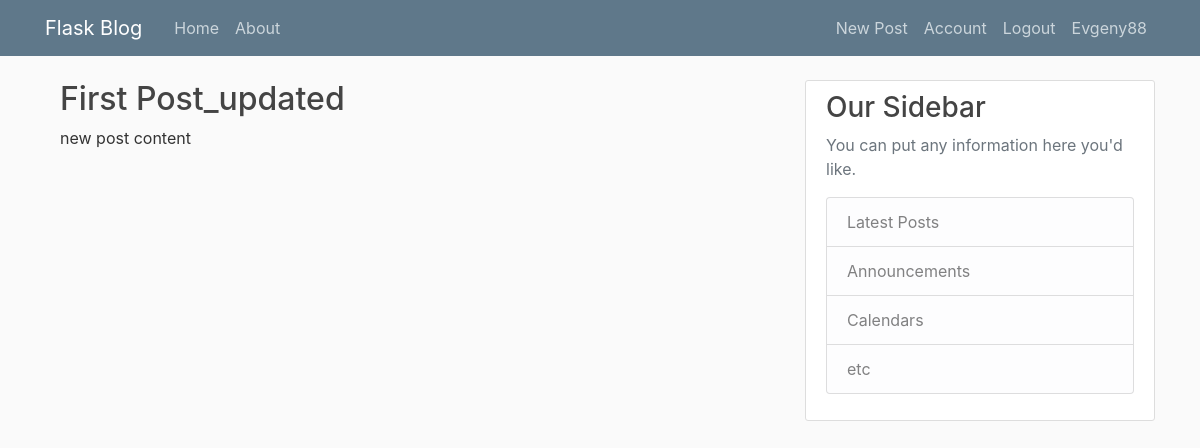
The app's page /post/1 (signed in) with its own data.
### flaskblog/models.py (models this page shows, shortened)
class User(db.Model,UserMixin):
	id = db.Column(db.Integer(),primary_key = True)
	username = db.Column(db.String(20), unique = True, nullable = False)
	email = db.Column(db.String(120), unique = True, nullable = False)
	password = db.Column(db.String(60), nullable = False)
	image_file = db.Column(db.String(20), nullable = False, default='default.jpg')
	posts = db.relationship('Post', backref = 'autor', lazy = True)

class Post(db.Model):
	id = db.Column(db.Integer(),primary_key = True)
	title = db.Column(db.String(100), nullable= False)
	created = db.Column(db.DateTime, nullable = False, default = datetime.now())
	content = db.Column(db.Text, nullable = False)
	user_id = db.Column(db.Integer, db.ForeignKey('user.id'), nullable = False)

### flaskblog/posts/routes.py (the view)
@posts.route('/post/<int:post_id>')
def post(post_id):
	post = Post.query.get_or_404(post_id)
	return render_template('post.html', title = post.title, post = post)

### flaskblog/models.py (called while the page is built)
@login_manager.user_loader
def load_user(user_id):
	return User.query.get(int(user_id))

### flaskblog/Templates/post.html (shortened to what this page needs)
{% extends "layout.html" %}
{% block content %}
	<div class="container">
		<article class="media content section">
			<div class="media-body">
				<h2>{{ post.title }}</h2>
				<p class="article-content">{{ post.content }}</p>
			</div>
		</article>
	</div>
{% endblock content %}

### flaskblog/Templates/layout.html (shortened to what this page needs)
<!DOCTYPE html>
<html>
<head>
    <link rel="stylesheet" href="https://maxcdn.bootstrapcdn.com/bootstrap/4.0.0/css/bootstrap.min.css">
    <link rel="stylesheet" type="text/css" href="{{ url_for('static', filename = 'main.css') }}">
</head>
<body>
    <header class="site-header">
      <nav class="navbar navbar-expand-md navbar-dark bg-steel fixed-top">
        <div class="container">
          <a class="navbar-brand mr-4" href="/">Flask Blog</a>
          <div class="collapse navbar-collapse" id="navbarToggle">
            <div class="navbar-nav mr-auto">
              <a class="nav-item nav-link" href="{{ url_for('main.index') }}">Home</a>
              <a class="nav-item nav-link" href="{{ url_for('main.about') }}">About</a>
            </div>
            <div class="navbar-nav">
	            {% if current_user.is_authenticated %}
	              <a class="nav-item nav-link" href="{{ url_for('posts.new_post') }}">New Post</a>
	              <a class="nav-item nav-link" href="{{ url_for('users.account') }}">Account</a>
	              <a class="nav-item nav-link" href="{{ url_for('users.logout') }}">Logout</a>
	              <a class="nav-item nav-link">{{ current_user.username }}</a>
	            {% else %}
	              <a class="nav-item nav-link" href="{{ url_for('users.login') }}">Login</a>
	              <a class="nav-item nav-link" href="{{ url_for('users.register') }}">Register</a>
	            {% endif %}
            </div>
          </div>
        </div>
      </nav>
    </header>
	<main role="main" class="container">
		<div class="row">
			<div class="col-md-8">
			  {% block content %}{% endblock %}
			</div>
			<div class="col-md-4">
			  <div class="content-section">
			    <h3>Our Sidebar</h3>
			    <p class='text-muted'>You can put any information here you'd like.
			      <ul class="list-group">
			        <li class="list-group-item list-group-item-light">Latest Posts</li>
			        <li class="list-group-item list-group-item-light">Announcements</li>
			        <li class="list-group-item list-group-item-light">Calendars</li>
			        <li class="list-group-item list-group-item-light">etc</li>
			      </ul>
			    </p>
			  </div>
			</div>
		</div>
	</main>
</body>
</html>

### records on screen
User: username "Evgeny88"
Post: title "First Post_updated", content "new post content"
